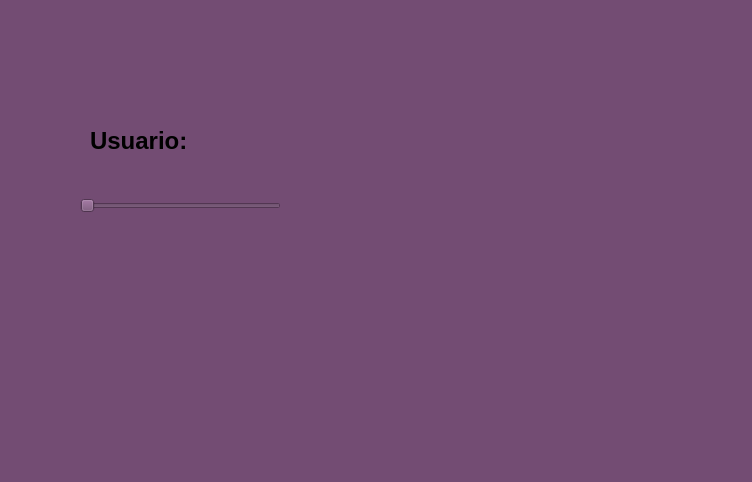
<?xml version="1.0" encoding="UTF-8"?>
<ui version="4.0">
 <class>MainWindow</class>
 <widget class="QMainWindow" name="MainWindow">
  <property name="geometry">
   <rect>
    <x>0</x>
    <y>0</y>
    <width>752</width>
    <height>482</height>
   </rect>
  </property>
  <property name="windowTitle">
   <string>MainWindow</string>
  </property>
  <property name="styleSheet">
   <string notr="true">
background-color: rgb(115, 76, 115);</string>
  </property>
  <widget class="QWidget" name="centralwidget">
   <widget class="QLabel" name="label">
    <property name="geometry">
     <rect>
      <x>0</x>
      <y>0</y>
      <width>221</width>
      <height>81</height>
     </rect>
    </property>
    <property name="text">
     <string/>
    </property>
    <property name="pixmap">
     <pixmap resource="../Imagenes/recursos1.qrc">:/LOGOS/LogoUAT.png</pixmap>
    </property>
    <property name="scaledContents">
     <bool>true</bool>
    </property>
   </widget>
   <widget class="QLabel" name="label_4">
    <property name="geometry">
     <rect>
      <x>510</x>
      <y>0</y>
      <width>231</width>
      <height>71</height>
     </rect>
    </property>
    <property name="text">
     <string/>
    </property>
    <property name="pixmap">
     <pixmap resource="../Imagenes/recursos1.qrc">:/LOGOS/LogoFIT.png</pixmap>
    </property>
    <property name="scaledContents">
     <bool>true</bool>
    </property>
   </widget>
   <widget class="QLabel" name="label_5">
    <property name="geometry">
     <rect>
      <x>590</x>
      <y>350</y>
      <width>151</width>
      <height>81</height>
     </rect>
    </property>
    <property name="text">
     <string/>
    </property>
    <property name="pixmap">
     <pixmap resource="../Imagenes/recursos1.qrc">:/LOGOS/LogoEquipo.jpeg</pixmap>
    </property>
    <property name="scaledContents">
     <bool>true</bool>
    </property>
   </widget>
   <widget class="QLabel" name="img_persona">
    <property name="geometry">
     <rect>
      <x>300</x>
      <y>110</y>
      <width>151</width>
      <height>191</height>
     </rect>
    </property>
    <property name="text">
     <string/>
    </property>
    <property name="pixmap">
     <pixmap resource="../Imagenes/recursos1.qrc">:/LOGOS/Angel.jpeg</pixmap>
    </property>
    <property name="scaledContents">
     <bool>true</bool>
    </property>
   </widget>
   <widget class="QSlider" name="horizontalSlider">
    <property name="geometry">
     <rect>
      <x>80</x>
      <y>190</y>
      <width>201</width>
      <height>31</height>
     </rect>
    </property>
    <property name="orientation">
     <enum>Qt::Horizontal</enum>
    </property>
   </widget>
   <widget class="QLabel" name="label_3">
    <property name="geometry">
     <rect>
      <x>90</x>
      <y>120</y>
      <width>171</width>
      <height>41</height>
     </rect>
    </property>
    <property name="font">
     <font>
      <pointsize>18</pointsize>
      <weight>75</weight>
      <bold>true</bold>
     </font>
    </property>
    <property name="text">
     <string>Usuario:</string>
    </property>
   </widget>
  </widget>
  <widget class="QMenuBar" name="menubar">
   <property name="geometry">
    <rect>
     <x>0</x>
     <y>0</y>
     <width>752</width>
     <height>26</height>
    </rect>
   </property>
  </widget>
  <widget class="QStatusBar" name="statusbar"/>
 </widget>
 <resources>
  <include location="../Imagenes/recursos.qrc"/>
  <include location="../Imagenes/recursos1.qrc"/>
 </resources>
 <connections/>
</ui>
